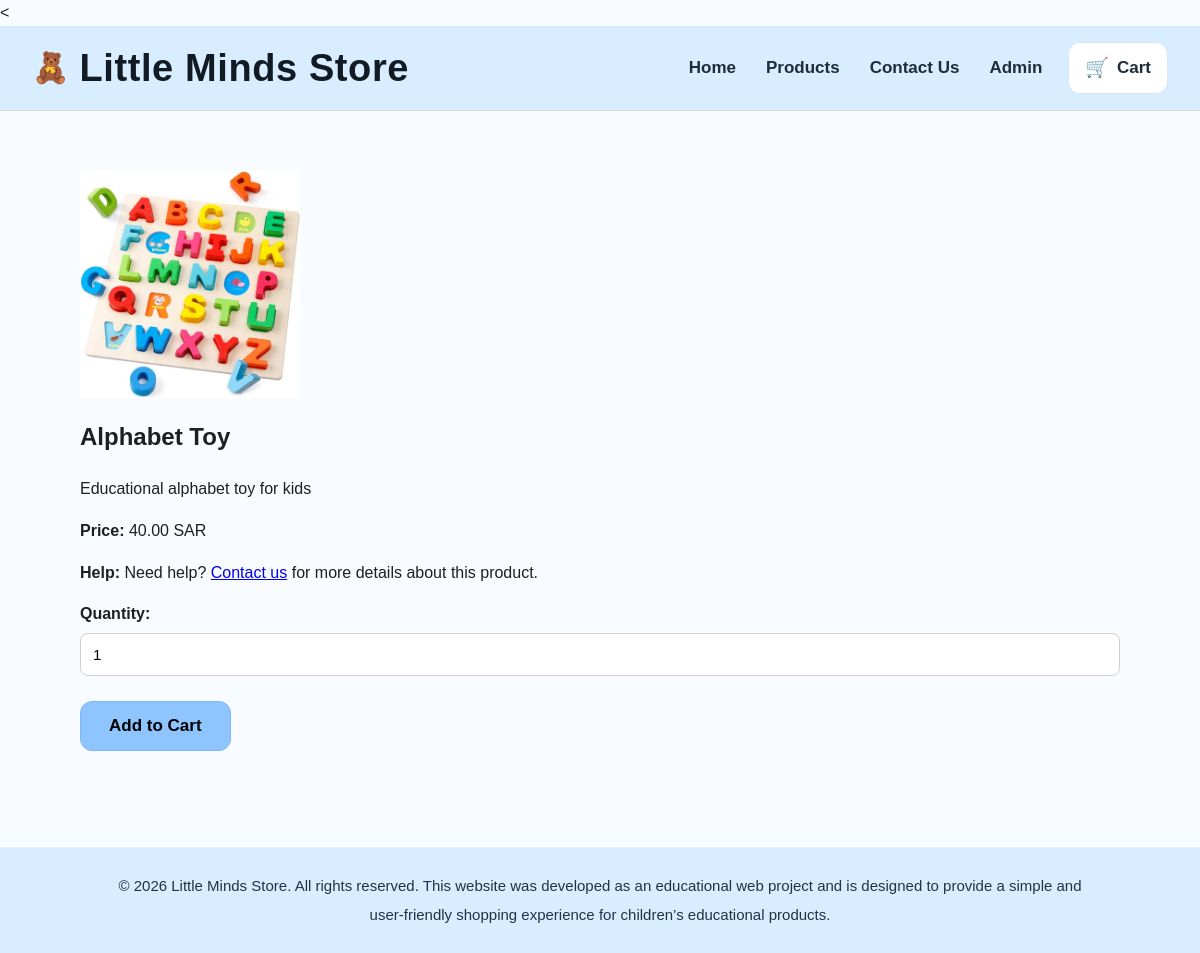
Screenshot of /product-details.php?id=1 with the database file from the repository.
### tables this page shows
CREATE TABLE `products` (
  `id` int(11) NOT NULL,
  `name` varchar(100) NOT NULL,
  `description` text DEFAULT NULL,
  `price` decimal(10,2) NOT NULL,
  `stock` int(11) NOT NULL,
  `image` varchar(255) NOT NULL
);

### product-details.php (the view, shortened to what this page needs)
<?php include 'includes/header.php'; ?>
<?php include 'database/db.php'; ?>
<section class="main-section">
    <?php
    if (!isset($_GET['id'])) {
        echo "<p>Product not found.</p>";
    } else {
        $id = (int) $_GET['id'];
        $result = mysqli_query($conn, "SELECT * FROM products WHERE id = $id");
        if ($result && mysqli_num_rows($result) > 0) {
            $product = mysqli_fetch_assoc($result);
    ?>
            <div class="product-details">
                <img src="images/products/<?php echo $product['image']; ?>" alt="<?php echo $product['name']; ?>" width="220">
                <h2><?php echo $product['name']; ?></h2>
                <p><?php echo $product['description']; ?></p>
                <p><strong>Price:</strong> <?php echo $product['price']; ?> SAR</p>
                <p><strong>Help:</strong> Need help? <a href="contact.php">Contact us</a> for more details about this product.</p>
                <form action="cart.php" method="POST" onsubmit="return showPopup()">
                    <label for="quantity">Quantity:</label>
                    <input type="number" name="quantity" value="1" min="1">
                    <br><br>
                    <button type="submit" class="btn btn-primary">Add to Cart</button>
                </form>
            </div>
    <?php
        } else {
            echo "<p>Product not found.</p>";
        }
    }
    ?>
</section>
<?php include 'includes/footer.php'; ?>

### css/style.css (style rules this page uses)
html, body { height: 100%; }
body { margin: 0; padding: 0; min-height: 100vh; display: flex; flex-direction: column; background: #f8fbff; color: #1f1f1f; font-family: "Trebuchet MS", Arial, sans-serif; line-height: 1.6; }
* { box-sizing: border-box; }
.main-section { flex: 10; width: 90%; max-width: 1100px; margin: 0 auto; padding: 60px 20px 80px; }
.btn, .btn:link, .btn:visited, .btn:hover, .btn:active { text-decoration: none; }
.btn { display: inline-block; padding: 14px 28px; border-radius: 12px; font-weight: 700; font-size: 17px; transition: 0.2s ease; border: 1px solid transparent; }
.btn-primary { background: #8ec5ff; color: #000000; border-color: #7eb8f4; }
form { margin-top: 8px; }
label { display: block; margin-bottom: 6px; font-weight: 700; color: #1f1f1f; }
input, textarea { width: 100%; padding: 12px; border: 1px solid #cfcfcf; border-radius: 8px; font-size: 15px; color: #000000; background: #ffffff; }

### rows the page displays
products: image (picture), name "Alphabet Toy", description "Educational alphabet toy for kids", price "40.00"
